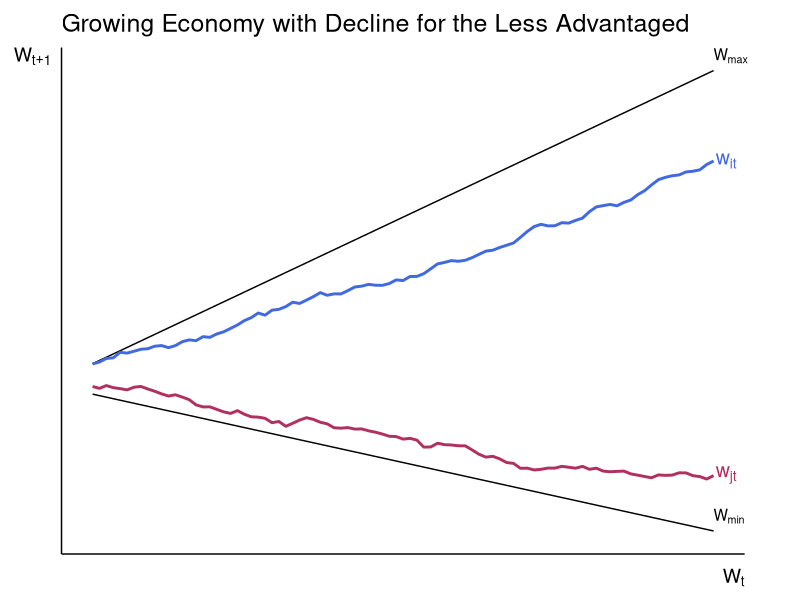

Recreate this plot in R.
# Load libraries
library(ggplot2)

# Set seed for reproducibility
set.seed(101)

# Parameters
n <- 100  # Number of time points
x <- 1:n

# Sloping boundaries
m_max <- 1.5 # Slope of y_max (positive slope)
m_min <- -0.7 # Slope of y_min (downward sloping)
y_max <- m_max * x + 2
y_min <- m_min * x + 10

# Generate time series
generate_bounded_series <- function(n, y_min, y_max, slope, offset, noise_sd = 1) {
  y <- numeric(n)
  y[1] <- (y_min[1] + y_max[1]) / 2 + offset  # Start in the middle of the bounds, with offset
  for (t in 2:n) {
    y[t] <- y[t - 1] + slope + rnorm(1, mean = 0, sd = noise_sd)
    y[t] <- pmin(pmax(y[t], y_min[t]), y_max[t])  # Keep within bounds
  }
  return(y)
}

# Time series: y_it (upward slope) and y_jt (downward slope)
y_it <- generate_bounded_series(n, y_min, y_max, slope = 1.1, offset = 1.5)  # Steeper upward slope
y_jt <- generate_bounded_series(n, y_min, y_max, slope = -0.4, offset = 0.5)  # Downward slope

# Create a dataframe for plotting
data <- data.frame(
  x = rep(x, 2),
  value = c(y_it, y_jt),
  series = rep(c("y_it", "y_jt"), each = n)
)

# Create a dataframe for boundaries
boundaries <- data.frame(
  x = x,
  y_max = y_max,
  y_min = y_min
)

# Plot
ggplot() +
  geom_line(data = boundaries, aes(x = x, y = y_max), color = "black") +
  geom_line(data = boundaries, aes(x = x, y = y_min), color = "black") +
  geom_line(data = data, aes(x = x, y = value, color = series), size = 1) +
  annotate("text", x = max(x), y = y_min[n], label = "W[min]", parse = TRUE, hjust = 0, vjust = -0.5) +
  annotate("text", x = max(x), y = y_max[n], label = "W[max]", parse = TRUE, hjust = 0, vjust = -0.5) +
  annotate("text", x = max(x), y = y_it[n], label = "w[it]", parse = TRUE,
           color = "royalblue", size = 5, fontface = "italic", hjust = -0.1) +
  annotate("text", x = max(x), y = y_jt[n], label = "w[jt]", parse = TRUE,
           color = "maroon", size = 5, fontface = "italic", hjust = -0.1) +
  labs(
    x = expression(W[t]),
    y = expression(W[t+1]),
    title = "Growing Economy with Decline for the Less Advantaged"
  ) +
  scale_x_continuous(limits = c(10, n)) +
  scale_color_manual(values = c("royalblue", "maroon")) +
  coord_cartesian(clip = "off") +
  theme_minimal(base_size = 14) +
  theme(
    axis.text = element_blank(),          # Remove numerical labels on both axes
    axis.line = element_line(color = "black", size = 0.5), # Add axis lines
    axis.title.x = element_text(hjust = 1, vjust = 0),  # Move x-axis label to the end
    axis.title.y = element_text(angle = 0, hjust = 1, vjust = 1),  # Move y-axis label to the top
    panel.grid = element_blank(),         # Remove grid lines for a cleaner look
    legend.position = "none",
    plot.margin = margin(10, 40, 10, 10),
    plot.title = element_text(size = 18)
  )
